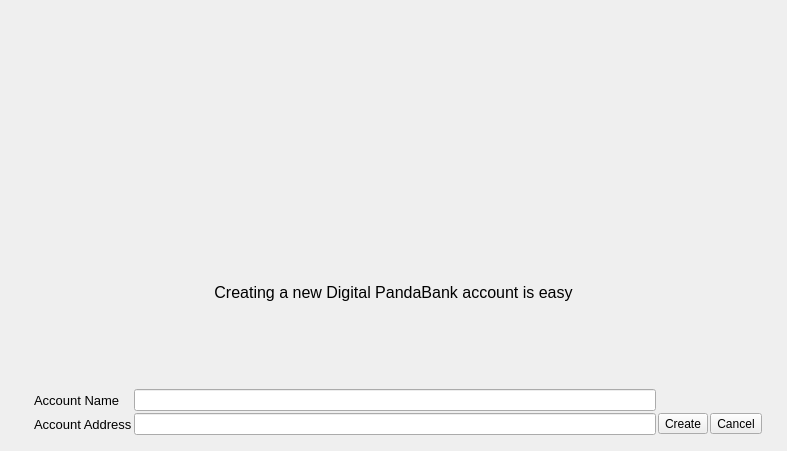
<?xml version="1.0" encoding="UTF-8"?>
<ui version="4.0">
 <class>CreateAccountWidget</class>
 <widget class="QFrame" name="CreateAccountWidget">
  <property name="geometry">
   <rect>
    <x>0</x>
    <y>0</y>
    <width>787</width>
    <height>451</height>
   </rect>
  </property>
  <property name="sizePolicy">
   <sizepolicy hsizetype="Expanding" vsizetype="Expanding">
    <horstretch>0</horstretch>
    <verstretch>0</verstretch>
   </sizepolicy>
  </property>
  <property name="windowTitle">
   <string>Frame</string>
  </property>
  <property name="frameShape">
   <enum>QFrame::NoFrame</enum>
  </property>
  <property name="frameShadow">
   <enum>QFrame::Plain</enum>
  </property>
  <property name="lineWidth">
   <number>0</number>
  </property>
  <layout class="QVBoxLayout" name="verticalLayout">
   <property name="spacing">
    <number>0</number>
   </property>
   <property name="leftMargin">
    <number>25</number>
   </property>
   <property name="topMargin">
    <number>0</number>
   </property>
   <property name="rightMargin">
    <number>25</number>
   </property>
   <property name="bottomMargin">
    <number>16</number>
   </property>
   <item>
    <layout class="QVBoxLayout" name="verticalLayout_2" stretch="0,0,1">
     <property name="spacing">
      <number>0</number>
     </property>
     <item>
      <widget class="QLabel" name="create_account_arrow">
       <property name="text">
        <string/>
       </property>
       <property name="pixmap">
        <pixmap resource="../bitcoin.qrc">:/icons/down_arrow4</pixmap>
       </property>
       <property name="alignment">
        <set>Qt::AlignLeading|Qt::AlignLeft|Qt::AlignTop</set>
       </property>
      </widget>
     </item>
     <item>
      <widget class="QLabel" name="create_account_heading">
       <property name="font">
        <font>
         <pointsize>12</pointsize>
        </font>
       </property>
       <property name="text">
        <string>Creating a new Digital PandaBank account is easy</string>
       </property>
       <property name="alignment">
        <set>Qt::AlignCenter</set>
       </property>
      </widget>
     </item>
     <item>
      <layout class="QGridLayout" name="gridLayout_3">
       <property name="spacing">
        <number>2</number>
       </property>
       <item row="1" column="3">
        <widget class="QToolButton" name="account_create_button">
         <property name="text">
          <string>Create</string>
         </property>
         <property name="icon">
          <iconset resource="../bitcoin.qrc">
           <normaloff>:/icons/add</normaloff>:/icons/add</iconset>
         </property>
         <property name="toolButtonStyle">
          <enum>Qt::ToolButtonTextBesideIcon</enum>
         </property>
        </widget>
       </item>
       <item row="0" column="1">
        <widget class="QLabel" name="static_label_account_name">
         <property name="font">
          <font>
           <pointsize>10</pointsize>
          </font>
         </property>
         <property name="text">
          <string>Account Name</string>
         </property>
        </widget>
       </item>
       <item row="0" column="2">
        <widget class="QLineEdit" name="account_name_value"/>
       </item>
       <item row="1" column="1">
        <widget class="QLabel" name="static_label_account_address">
         <property name="font">
          <font>
           <pointsize>10</pointsize>
          </font>
         </property>
         <property name="text">
          <string>Account Address</string>
         </property>
        </widget>
       </item>
       <item row="0" column="0" rowspan="2">
        <widget class="QLabel" name="create_account_logo">
         <property name="text">
          <string/>
         </property>
         <property name="pixmap">
          <pixmap resource="../bitcoin.qrc">:/icons/money_bag</pixmap>
         </property>
        </widget>
       </item>
       <item row="1" column="2">
        <widget class="QLineEdit" name="account_address_value">
         <property name="enabled">
          <bool>true</bool>
         </property>
         <property name="readOnly">
          <bool>true</bool>
         </property>
        </widget>
       </item>
       <item row="1" column="4">
        <widget class="QToolButton" name="account_cancel_button">
         <property name="text">
          <string>Cancel</string>
         </property>
         <property name="icon">
          <iconset resource="../bitcoin.qrc">
           <normaloff>:/icons/quit</normaloff>:/icons/quit</iconset>
         </property>
         <property name="toolButtonStyle">
          <enum>Qt::ToolButtonTextBesideIcon</enum>
         </property>
        </widget>
       </item>
      </layout>
     </item>
    </layout>
   </item>
  </layout>
 </widget>
 <resources>
  <include location="../bitcoin.qrc"/>
 </resources>
 <connections/>
</ui>
